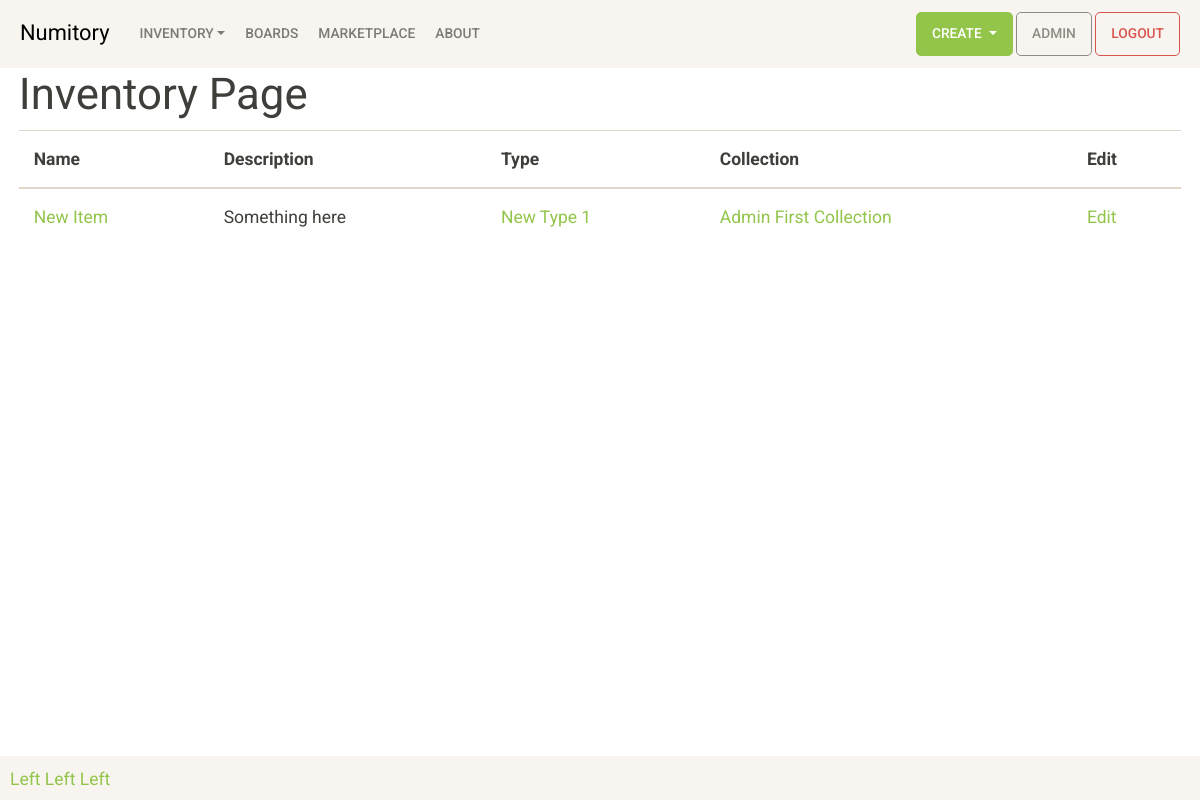
The page /inventory/ (signed in) on the database as committed earlier.
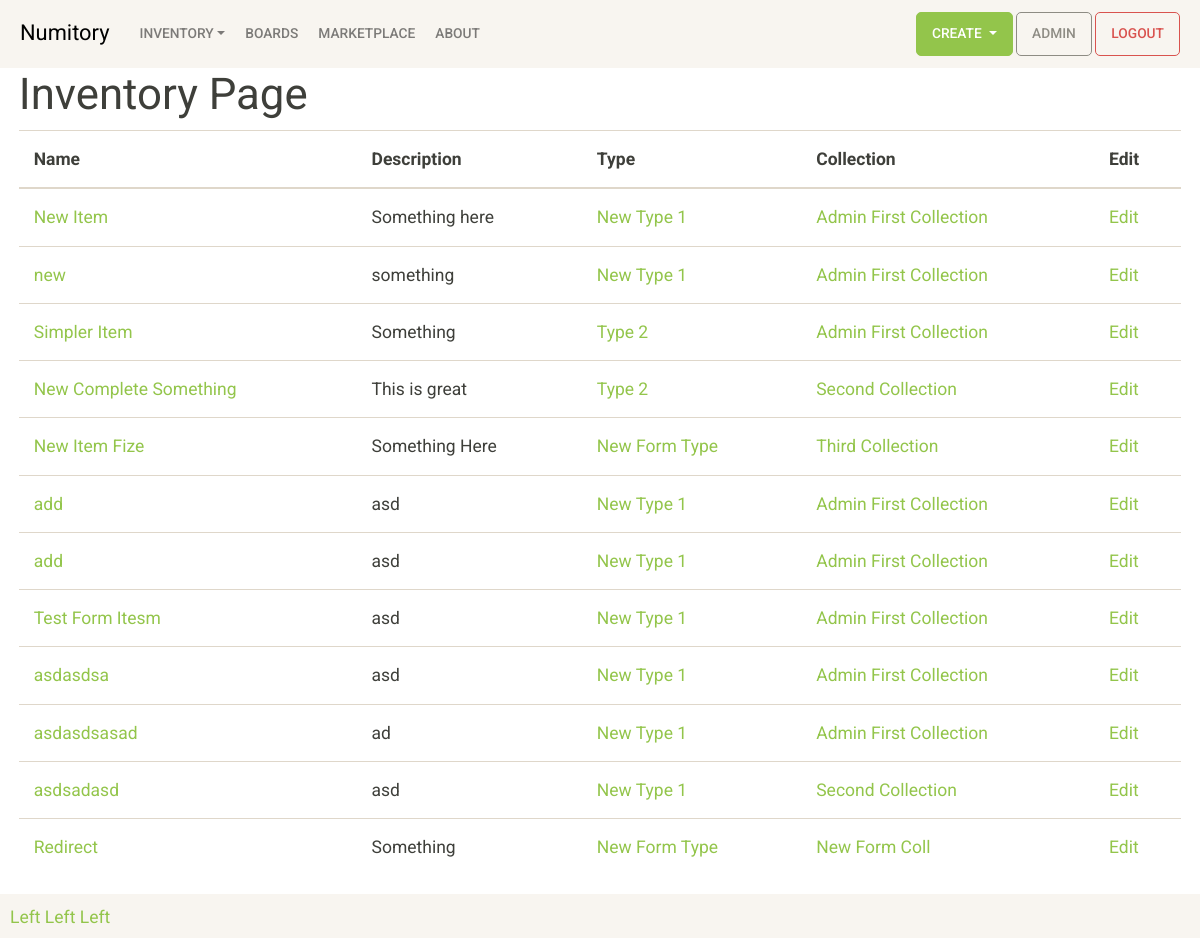
The same page on the database as committed later.
### inventory/models.py (models this page shows, shortened)
class Item(models.Model):
    item_name = models.CharField(max_length=100)
    item_desc = models.CharField(max_length=250)
    created = models.DateTimeField(auto_now_add=True)
    sold = models.BooleanField(default=False)
    user = models.ForeignKey(User, on_delete=models.CASCADE)
    type = models.ForeignKey("inventory.Type", on_delete=models.RESTRICT)
    collection = models.ForeignKey("inventory.Collection", on_delete=models.RESTRICT)

class Type(models.Model):
    type_name = models.CharField(max_length=100, unique=True)
    type_desc = models.CharField(max_length=250)
    created = models.DateTimeField(auto_now_add=True)
    user = models.ForeignKey(User, on_delete=models.CASCADE)
    recycled = models.BooleanField(default=False)

class Collection(models.Model):
    coll_name = models.CharField(max_length=100, unique=True)
    coll_desc = models.CharField(max_length=250)
    recycled = models.BooleanField(default=False)
    created = models.DateTimeField(auto_now_add=True)
    user = models.ForeignKey(User, on_delete=models.CASCADE)

### inventory/views.py (the view)
# urls.py: path('inventory/', include('inventory.urls')),
def inventory(request):
    items = Item.objects.filter(user=request.user, sold=False)
    return render(request, 'inventory/inventory.html', {'items': items})

### inventory/templates/inventory/inventory.html
{% extends 'inventory/base.html' %}
{% block content %}
    <h1>Inventory Page</h1>
    <table class="table">
        <thead>
            <tr>
                <th scope="col">Name</th>
                <th>Description</th>
                <th>Type</th>
                <th>Collection</th>
                <th>Edit</th>
            </tr>
        </thead>
        <tbody>
            {% for item in items %}
            <tr>
                <td>
                    <a href="{% url 'inventory:itemdetail' item.id %}">
                        {{ item.item_name }}
                    </a>
                </td>
                <td>{{ item.item_desc }}</td>
                <td>
                    <a href="{% url 'inventory:typeitems' item.type.id %}">
                        {{ item.type.type_name }}
                    </a>
                </td>
                <td>
                    <a href="{% url 'inventory:collitems' item.collection.id %}">
                        {{ item.collection.coll_name }}
                    </a>
                </td>
                <td>
                    <a href="{% url 'inventory:itemdetail' item.id %}">
                        Edit
                    </a>
                </td>
            </tr>
            {% endfor %}
        </tbody>
    </table>
{% endblock content %}

### inventory/templates/inventory/base.html (shortened to what this page needs)
{% load static %}
<!DOCTYPE html>
<html lang="en">
<head>
    <link rel="stylesheet" href="https://cdnjs.cloudflare.com/ajax/libs/bootswatch/4.5.3/sandstone/bootstrap.min.css">
    <link rel="stylesheet" href="https://cdnjs.cloudflare.com/ajax/libs/font-awesome/5.15.1/css/all.min.css">
    <link rel="stylesheet" href="assets/css/style.css">
    <link rel="stylesheet" type="text/css" href="{% static 'inventory/style.css' %}"/>
</head>
<body>
{% include 'inventory/navbar.html' %}
    <div class="container-fluid">
        {% block content %}
        {% endblock content %}
    </div>
{% include 'inventory/navfooter.html' %}
</body>
</html>

### inventory/templates/inventory/navbar.html (shortened to what this page needs)
<nav class="navbar navbar-expand-lg navbar-light bg-light">
  <a class="navbar-brand" href="{% url 'home' %}">Numitory</a>
  <div class="collapse navbar-collapse" id="navbarColor03">
    <ul class="navbar-nav mr-auto">
        <li class="nav-item dropdown">
            <a class="nav-link dropdown-toggle" data-toggle="dropdown" href="#" role="button" aria-haspopup="true" aria-expanded="false">Inventory</a>
        </li>
        <li class="nav-item">
            <a class="nav-link" href="#">Boards</a>
        </li>
        <li class="nav-item">
            <a class="nav-link" href="#">Marketplace</a>
        </li>
        <li class="nav-item">
            <a class="nav-link" href="{% url 'about' %}">About</a>
        </li>
    </ul>
    <div class="navbar-collapse collapse dual-nav w-50 order-2">
        <ul class="nav navbar-nav ml-auto">
            {% if user.is_authenticated %}
                <div class="btn-group" role="group">
                    <button id="btnGroupDrop1" type="button" class="btn btn-success dropdown-toggle" data-toggle="dropdown" aria-haspopup="true" aria-expanded="false">
                    Create
                    </button>
                </div>
                <li class="nav-item">
                    <a href="#">
                        <button type="submit" class="btn btn-outline-secondary btn-margin-left">{{ user }}</button>
                    </a>
                </li>
                <li class="nav-item">
                    <form action="{% url 'logoutuser' %}" method="POST">
                    <button type="submit" class="btn btn-outline-danger btn-margin-left">Logout</button>
                    </form>
                </li>
            {% endif %}
        </ul>
    </div>
  </div>
</nav>

### inventory/templates/inventory/navfooter.html (shortened to what this page needs)
<footer class="bg-light text-center text-lg-start">
  <div class="text-left p-2">
    <a href="#">Left</a>
    <a href="#">Left</a>
    <a href="#">Left</a>
  </div>
</footer>

### inventory/static/inventory/style.css (style rules this page uses)
body { margin-bottom: 50px; height: 100%; position: relative; zoom: 1.25; -moz-transform: scale(1.25); -moz-transform-origin: 0 0; }
footer { position: fixed; bottom: 0; width: 100%; height: 35px; }
.btn-margin-left { margin-left: .25em; }

Rows that differ between the two databases and show on the page:
added Item: item_name "new", item_desc "something", type.type_name "New Type 1", collection.coll_name "Admin First Collection"
added Item: item_name "Simpler Item", item_desc "Something", type.type_name "Type 2", collection.coll_name "Admin First Collection"
added Item: item_name "New Complete Something", item_desc "This is great", type.type_name "Type 2", collection.coll_name "Second Collection"
added Item: item_name "New Item Fize", item_desc "Something Here", type.type_name "New Form Type", collection.coll_name "Third Collection"
added Item: item_name "add", item_desc "asd", type.type_name "New Type 1", collection.coll_name "Admin First Collection"
added Item: item_name "add", item_desc "asd", type.type_name "New Type 1", collection.coll_name "Admin First Collection"
added Item: item_name "Test Form Itesm", item_desc "asd", type.type_name "New Type 1", collection.coll_name "Admin First Collection"
added Item: item_name "asdasdsa", item_desc "asd", type.type_name "New Type 1", collection.coll_name "Admin First Collection"
added Item: item_name "asdasdsasad", item_desc "ad", type.type_name "New Type 1", collection.coll_name "Admin First Collection"
added Item: item_name "asdsadasd", item_desc "asd", type.type_name "New Type 1", collection.coll_name "Second Collection"
added Item: item_name "Redirect", item_desc "Something", type.type_name "New Form Type", collection.coll_name "New Form Coll"
